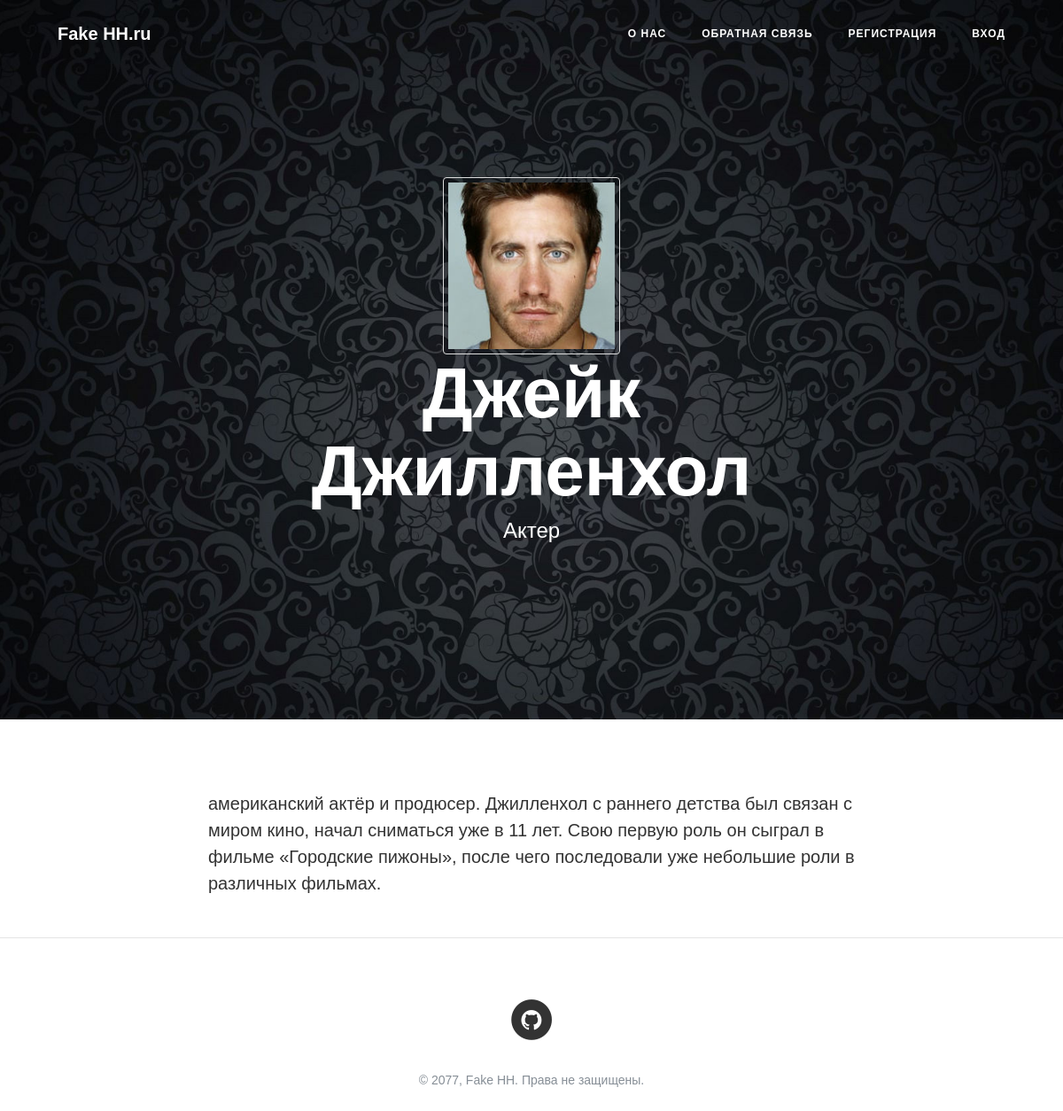
Screenshot of /post/2 with the database file from the repository.
### tables this page shows
CREATE TABLE `posts` (
  `id` int(11) NOT NULL,
  `name` text NOT NULL,
  `description` text NOT NULL,
  `text` text NOT NULL,
  `idUser` int(11) NOT NULL DEFAULT '0'
);

### application/controllers/MainController.php (called while the page is built, shortened)
<?php
class MainController extends Controller {
	public function postAction() {
		$adminModel = new Admin;
		$vars = [
			'data' => $adminModel->postData($this->route['id'])[0],
		];
		$this->view->render('Пост', $vars);
	}
}

### index.php (called while the page is built, shortened)
<?php
spl_autoload_register(function($class) {
    $path = str_replace('\\', '/', $class.'.php');
});
$router = new Router;
$router->run();

### application/lib/Db.php (called while the page is built, shortened)
<?php
class Db {
	protected $db;
	public function __construct() {
		$config = require 'application/config/db.php';
		$this->db = new PDO('mysql:host='.$config['host'].';dbname='.$config['name'].'', $config['user'], $config['password']);
	}
	public function query($sql, $params = []) {
		$stmt = $this->db->prepare($sql);
		if (!empty($params)) {
			foreach ($params as $key => $val) {
				if (is_int($val)) {
					$type = PDO::PARAM_INT;
				} else {
					$type = PDO::PARAM_STR;
				}
				$stmt->bindValue(':'.$key, $val, $type);
			}
		}
		$stmt->execute();
		return $stmt;
	}
	public function row($sql, $params = []) {
		$result = $this->query($sql, $params);
		return $result->fetchAll(PDO::FETCH_ASSOC);
	}
}

### application/config/db.php (called while the page is built)
<?php
return [
	'host' => 'localhost',
	'name' => 'fakehh',
	'user' => 'root',
	'password' => 'root',
];

### application/models/Admin.php (called while the page is built, shortened)
<?php
class Admin extends Model {
	public function postData($id) {
		$params = [
			'id' => $id,
		];
		return $this->db->row('SELECT * FROM posts WHERE id = :id', $params);
	}
}

### application/core/Controller.php (called while the page is built, shortened)
<?php
abstract class Controller {
	public function __construct($route) {
		$this->route = $route;
	}
}

### application/core/Model.php (called while the page is built, shortened)
<?php
abstract class Model {
	public function __construct() {
		$this->db = new Db;
	}
}

### application/views/main/post.php (the view)
<header class="masthead" style="background-image: url('/public/images/any-bg.jpg')">
    <div class="container">
        <div class="row">
            <div class="col-lg-8 col-md-10 mx-auto">
                <div class="page-heading">
                <img class="imgPosts" src="/public/materials/<?php echo $data['id']; ?>.jpg" class="mr-3" alt="...">
                    <h1><?php echo htmlspecialchars($data['name'], ENT_QUOTES); ?></h1>
                    <span class="subheading"><?php echo htmlspecialchars($data['description'], ENT_QUOTES); ?></span>
                </div>
            </div>
        </div>
    </div>
</header>
<div class="container">
    <div class="row">
        <div class="col-lg-8 col-md-10 mx-auto">
            <p><?php echo htmlspecialchars($data['text'], ENT_QUOTES); ?></p>
        </div>
    </div>
</div>

### application/core/Router.php (shortened to what this page needs)
<?php
class Router {
    protected $routes = [];
    protected $params = [];
    public function add($route, $params) {
        $route = preg_replace('/{([a-z]+):([^\}]+)}/', '(?P<\1>\2)', $route);
        $route = '#^'.$route.'$#';
        $this->routes[$route] = $params;
    }
    public function match() {
        $url = trim($_SERVER['REQUEST_URI'], '/');
        foreach ($this->routes as $route => $params) {
            if (preg_match($route, $url, $matches)) {
                foreach ($matches as $key => $match) {
                    if (is_string($key)) {
                        if (is_numeric($match)) {
                            $match = (int) $match;
                        }
                        $params[$key] = $match;
                    }
                }
                $this->params = $params;
                return true;
            }
        }
        return false;
    }
    public function run(){
        if ($this->match()) {
            $path = 'application\controllers\\'.ucfirst($this->params['controller']).'Controller';
            if (class_exists($path)) {
                $action = $this->params['action'].'Action';
                if (method_exists($path, $action)) {
                    $controller = new $path($this->params);
                    $controller->$action();
                } else {
                    View::errorCode(404);
                }
            } else {
                View::errorCode(404);
            }
        } else {
            View::errorCode(404);
        }
    }
}

### application/core/View.php (shortened to what this page needs)
<?php
class View {
	public $path;
	public $layout = 'default';
	public function __construct($route) {
		$this->path = $route['controller'].'/'.$route['action'];
	}
	public function render($title, $vars = []) {
		$path = 'application/views/'.$this->path.'.php';
		if (file_exists($path)) {
			require $path;
			$content = ob_get_clean();
			require 'application/views/layouts/'.$this->layout.'.php';
		}
	}
}

### application/views/layouts/default.php (shortened to what this page needs)
<!DOCTYPE html>
<html lang="en">
    <head>
        <link href="/public/styles/bootstrap.css" rel="stylesheet">
        <link href="/public/styles/main.css" rel="stylesheet">
        <link href="/public/styles/posts.css" rel="stylesheet">
        <link href="/public/styles/font-awesome.css" rel="stylesheet">
    </head>
    <body>
        <nav class="navbar navbar-expand-lg navbar-light fixed-top" id="mainNav">
            <div class="container">
                <a class="navbar-brand" href="/">Fake HH.ru</a>
                <div class="collapse navbar-collapse" id="navbarResponsive">
                    <ul class="navbar-nav ml-auto">
                        <li class="nav-item">
                            <a class="nav-link" href="/about">О нас</a>
                        </li>
                        <li class="nav-item">
                            <a class="nav-link" href="/contact">Обратная связь</a>
                        </li>
                        <?php if (isset($_SESSION['account']['id'])): ?>
                            <li class="nav-item">
                                <a class="nav-link" href="/account/add">Профиль</a>
                            </li>
                        <?php else: ?>
                            <li class="nav-item">
                                <a class="nav-link" href="/account/register">Регистрация</a>
                            </li>
                            <li class="nav-item">
                                <a class="nav-link" href="/account/login">Вход</a>
                            </li>
                        <?php endif; ?>
                    </ul>
                </div>
            </div>
        </nav>
        <?php echo $content; ?>
        <hr>
        <footer>
            <div class="container">
                <div class="row">
                    <div class="col-lg-8 col-md-10 mx-auto">
                        <ul class="list-inline text-center">
                            <li class="list-inline-item">
                                <a href="https://github.com/DanyaTangens" target="_blank">
                                    <span class="fa-stack fa-lg">
                                        <i class="fa fa-circle fa-stack-2x"></i>
                                        <i class="fa fa-github fa-stack-1x fa-inverse"></i>
                                    </span>
                                </a>
                            </li>
                        </ul>
                        <p class="copyright text-muted">&copy; 2077, Fake HH. Права не защищены.</p>
                    </div>
                </div>
            </div>
        </footer>
    </body>
</html>

### public/styles/main.css (style rules this page uses)
body { font-size:20px;color:#333;font-family:Arial,serif }
p { line-height:1.5;margin:30px 0 }
h1,h2,h3,h4,h5,h6 { font-weight:800;font-family:Arial,sans-serif }
a { color:#333;-webkit-transition:all .2s;-moz-transition:all .2s;transition:all .2s }
body { -webkit-tap-highlight-color:#0085a1 }
#mainNav { position:absolute;border-bottom:1px solid #eee;background-color:#fff;font-family:Arial,sans-serif }
#mainNav .navbar-brand { font-weight:800;color:#777 }
#mainNav .navbar-nav>li.nav-item>a { font-size:12px;font-weight:800;letter-spacing:1px;text-transform:uppercase }
@media only screen and (min-width:992px) { #mainNav { border-bottom:1px solid transparent;background:0 0 } }
@media only screen and (min-width:992px) { #mainNav .navbar-brand { padding:15px 20px;color:#fff } }
@media only screen and (min-width:992px) { #mainNav .navbar-nav>li.nav-item>a { padding:15px 20px;color:#fff } }
@media only screen and (min-width:1170px) { #mainNav { -webkit-transition:background-color .2s;-moz-transition:background-color .2s;transition:background-color .2s;-webkit-transform:translate3d(0,0,0);-moz-transform:translate3d(0,0,0);-ms-transform:translate3d(0,0,0);-o-transform:translate3d(0,0,0);transform:translate3d(0,0,0);-webkit-backface-visibility:hidden } }
header.masthead { margin-bottom:50px;background:no-repeat center center;background-color:#777;background-attachment:scroll;-webkit-background-size:cover;-moz-background-size:cover;-o-background-size:cover;background-size:cover }
header.masthead .page-heading,header.masthead .post-heading,header.masthead .site-heading { padding:200px 0 150px;color:#fff }
@media only screen and (min-width:768px) { header.masthead .page-heading,header.masthead .post-heading,header.masthead .site-heading { padding:200px 0 } }
header.masthead .page-heading,header.masthead .site-heading { text-align:center }
header.masthead .page-heading h1,header.masthead .site-heading h1 { font-size:50px;margin-top:0 }
header.masthead .page-heading .subheading,header.masthead .site-heading .subheading { font-size:24px;font-weight:300;line-height:1.1;display:block;margin:10px 0 0;font-family:Arial,sans-serif }
@media only screen and (min-width:768px) { header.masthead .page-heading h1,header.masthead .site-heading h1 { font-size:80px } }
footer { padding:50px 0 65px }
footer .list-inline { margin:0;padding:0 }
footer .copyright { font-size:14px;margin-bottom:0;text-align:center }

### public/styles/posts.css (style rules this page uses)
img { border: 1px solid #ddd; border-radius: 4px; padding: 5px; width: 200px; height: 200px; }

### rows the page displays
posts: name "Джейк Джилленхол", description "Актер", text "американский актёр и продюсер. Джилленхол с раннего детства был связан с миром кино, начал сниматься уже в 11 лет. Свою первую роль он сыграл в фильме «Городские пижоны», после чего последовали уже небольшие роли в различных фильмах."
